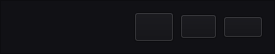
     <widget class="QFrame" name="header">
      <property name="maximumSize">
       <size>
        <width>16777215</width>
        <height>45</height>
       </size>
      </property>
      <property name="styleSheet">
       <string notr="true">background-color: rgb(17, 17, 21);</string>
      </property>
      <property name="frameShape">
       <enum>QFrame::StyledPanel</enum>
      </property>
      <property name="frameShadow">
       <enum>QFrame::Raised</enum>
      </property>
      <layout class="QHBoxLayout" name="horizontalLayout_7">
       <item>
        <widget class="QPushButton" name="start_btn">
         <property name="minimumSize">
          <size>
           <width>35</width>
           <height>30</height>
          </size>
         </property>
         <property name="cursor">
          <cursorShape>PointingHandCursor</cursorShape>
         </property>
         <property name="toolTip">
          <string>Start</string>
         </property>
         <property name="styleSheet">
          <string notr="true">#start_btn{
	/*border: 2px solid rgb(184, 184, 184);*/
	border-radius: 3px;
	
	font: 9pt &quot;JetBrains Mono&quot;;
}

#start_btn::hover{
	border-color:#539dd8;
	margin-left: 0px;
	color: white;
	
	background-color: rgba(83, 157, 216, 50);
	
}</string>
         </property>
         <property name="text">
          <string/>
         </property>
         <property name="icon">
          <iconset resource="resource/modern.qrc">
           <normaloff>:/button/icons/start.png</normaloff>:/button/icons/start.png</iconset>
         </property>
         <property name="iconSize">
          <size>
           <width>20</width>
           <height>20</height>
          </size>
         </property>
        </widget>
       </item>
       <item>
        <widget class="QPushButton" name="stop_btn">
         <property name="minimumSize">
          <size>
           <width>35</width>
           <height>30</height>
          </size>
         </property>
         <property name="cursor">
          <cursorShape>PointingHandCursor</cursorShape>
         </property>
         <property name="toolTip">
          <string>Stop</string>
         </property>
         <property name="styleSheet">
          <string notr="true">#stop_btn{
/*	border: 2px solid rgb(184, 184, 184);*/
	border-radius: 3px;
	
	font: 9pt &quot;JetBrains Mono&quot;;
}

#stop_btn::hover{
	border-color: #539dd8;
	margin-left: 0px;
	color: white;
	
	background-color: rgba(83, 157, 216, 50);
	
}</string>
         </property>
         <property name="text">
          <string/>
         </property>
         <property name="icon">
          <iconset resource="resource/modern.qrc">
           <normaloff>:/button/icons/stop.png</normaloff>:/button/icons/stop.png</iconset>
         </property>
         <property name="iconSize">
          <size>
           <width>25</width>
           <height>25</height>
          </size>
         </property>
        </widget>
       </item>
       <item>
        <spacer name="horizontalSpacer">
         <property name="orientation">
          <enum>Qt::Horizontal</enum>
         </property>
         <property name="sizeHint" stdset="0">
          <size>
           <width>40</width>
           <height>20</height>
          </size>
         </property>
        </spacer>
       </item>
       <item>
        <widget class="QPushButton" name="mini_btn">
         <property name="maximumSize">
          <size>
           <width>12467</width>
           <height>1245</height>
          </size>
         </property>
         <property name="cursor">
          <cursorShape>PointingHandCursor</cursorShape>
         </property>
         <property name="toolTip">
          <string>Minimized</string>
         </property>
         <property name="styleSheet">
          <string notr="true">#mini_btn::hover{
	margin-left: 0px;
}</string>
         </property>
         <property name="text">
          <string/>
         </property>
         <property name="icon">
          <iconset resource="resource/modern.qrc">
           <normaloff>:/button/icons/minimized.png</normaloff>:/button/icons/minimized.png</iconset>
         </property>
         <property name="iconSize">
          <size>
           <width>14</width>
           <height>14</height>
          </size>
         </property>
        </widget>
       </item>
       <item>
        <widget class="QPushButton" name="max_btn">
         <property name="font">
          <font>
           <family>JetBrains Mono</family>
           <pointsize>9</pointsize>
          </font>
         </property>
         <property name="cursor">
          <cursorShape>PointingHandCursor</cursorShape>
         </property>
         <property name="toolTip">
          <string>Maximized</string>
         </property>
         <property name="styleSheet">
          <string notr="true">#max_btn::hover{
	margin-left: 0px;
}</string>
         </property>
         <property name="text">
          <string/>
         </property>
         <property name="icon">
          <iconset resource="resource/modern.qrc">
           <normaloff>:/button/icons/maximized.png</normaloff>:/button/icons/maximized.png</iconset>
         </property>
         <property name="iconSize">
          <size>
           <width>14</width>
           <height>14</height>
          </size>
         </property>
        </widget>
       </item>
       <item>
        <widget class="QPushButton" name="close_btn">
         <property name="cursor">
          <cursorShape>PointingHandCursor</cursorShape>
         </property>
         <property name="toolTip">
          <string>Close</string>
         </property>
         <property name="styleSheet">
          <string notr="true">#close_btn::hover{
	margin-left: 0px;
}</string>
         </property>
         <property name="text">
          <string/>
         </property>
         <property name="icon">
          <iconset resource="resource/modern.qrc">
           <normaloff>:/button/icons/close.png</normaloff>:/button/icons/close.png</iconset>
         </property>
         <property name="iconSize">
          <size>
           <width>14</width>
           <height>14</height>
          </size>
         </property>
        </widget>
       </item>
      </layout>
     </widget>
